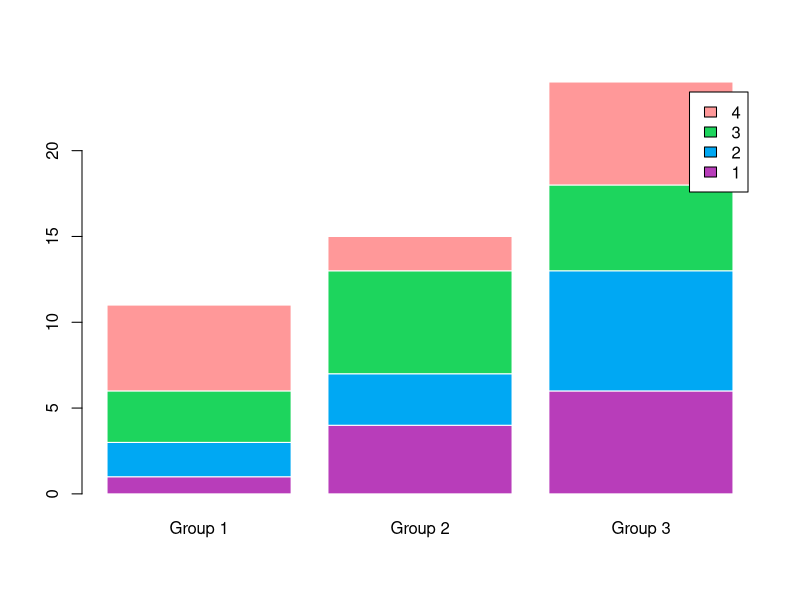

Generate this figure with R:
x <- sample(1:4, size = 50, replace = TRUE)
g <- sample(c("Group 1", "Group 2", "Group 3"),size = 50, replace = TRUE)

tabl <- table(x, g)
barplot(tabl,col = c("#b83dba", "#00a8f3","#1dd55d", "#FF9899"),border = "white",legend.text = rownames(tabl))
